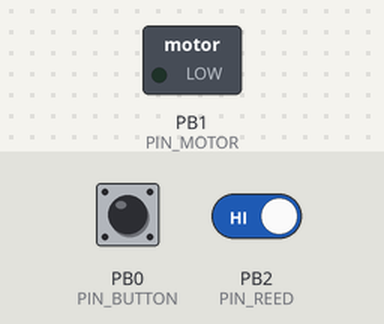
Bench run of a sketch on a simulated ATtiny85, built with avr-gcc and run on an emulated ATtiny85. Parts: switched loads named in the sketch (green lamp = pin HIGH). Inputs (shaded band) come from the test bench; at power-on: PB0 (PIN_BUTTON) HIGH, PB2 (PIN_REED) HIGH.

Above: at 1.2 s.
1.3 s: PB0 (PIN_BUTTON) pulled LOW for 0.15 s
At 2.1 s:
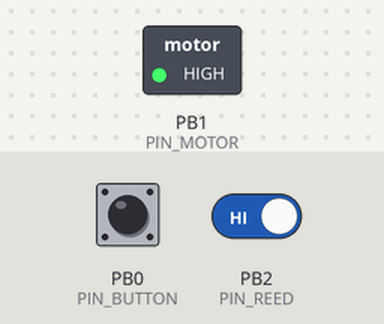
4.4 s: PB2 (PIN_REED) driven LOW
At 4.8 s:
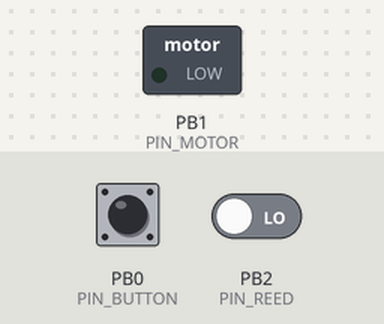
5.9 s: PB0 (PIN_BUTTON) pulled LOW for 1 s
At 8.0 s:
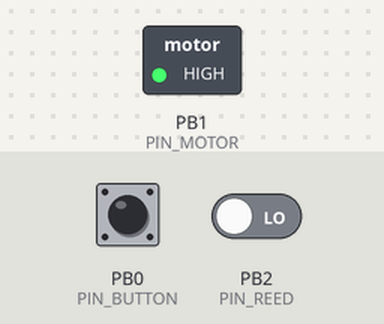
Timing chart, 0 to 9.5 s (numbered marks = the images above; inputs shaded):
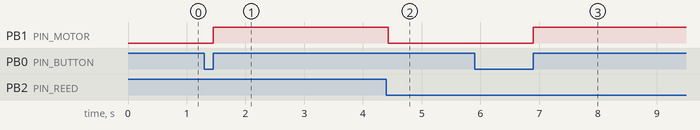

The sketch:

rev_time_test.ino
```cpp
// 1回転の所要時間を測るスケッチ
// ご飯アゲアゲ君 / Digispark (ATtiny85)
//
// ボタンを押すたびに、奇数回と偶数回で動作が切り替わる。
//
//   奇数回（1, 3, 5...）= 原点出し
//     磁石を検出する位置までスクリューを送る。最大 HOMING_MAX_MS。
//     既に検出位置にいる場合は何もしない（10回転の直後はこの状態）。
//
//   偶数回（2, 4, 6...）= 計測
//     REVS 回ぶん回して止まる。原点から始まり原点で終わるので、
//     押した瞬間から止まるまでの時間を REVS で割れば1回転の時間になる。
//
// 測り方:
//   1回目を押して原点出し。止まるのを待つ。
//   2回目を押すのと同時にストップウォッチ開始。
//   モーターが止まったらストップウォッチ停止。その秒数 ÷ REVS。
//
//   3回目以降も同じ手順で繰り返せる。何度か測って値が揃うか確認する。
//
// 注意:
//   パイプは空にしておく。REVS 回ぶんの餌が出る。
//   P1 はオンボードLEDと共用なので、回転中はLEDが点灯する。

const uint8_t PIN_MOTOR  = 1;
const uint8_t PIN_BUTTON = 0;
const uint8_t PIN_REED   = 2;

// 計測する回転数。多いほど平均の精度が上がる。
const uint8_t REVS = 10;

// 原点出しの上限。1回転より短くてよい。
// これを使い切った場合はリードが反応していない。
const uint32_t HOMING_MAX_MS = 5000;

// 計測の上限（全 REVS 回ぶんの合計）。
// リードが途中で反応しなくなった場合に止めるための保険。
const uint32_t MEASURE_MAX_MS = 120000;

// 磁石から離れた直後に再検出しないための不感帯。
// 1回転の時間より十分短く取る。
const uint32_t DEADBAND_MS = 1000;

// この時間ずっと LOW が続いた時だけ検出とみなす。
// RC時定数 5.1kΩ × 1µF = 5.1ms に対して余裕を取って 30ms。
const uint32_t REED_STABLE_MS = 30;

bool pressCount = false;  // false = 次は奇数回（原点出し）

bool reedDetected() {
  if (digitalRead(PIN_REED) == HIGH) {
    return false;
  }
  const uint32_t s = millis();
  while (millis() - s < REED_STABLE_MS) {
    if (digitalRead(PIN_REED) == HIGH) {
      return false;
    }
  }
  return true;
}

// 原点出し。磁石を検出する位置まで送る。
void homing() {
  if (reedDetected()) {
    return;  // 既に原点にいる
  }

  const uint32_t t0 = millis();
  digitalWrite(PIN_MOTOR, HIGH);

  while (!reedDetected()) {
    if (millis() - t0 >= HOMING_MAX_MS) {
      break;
    }
  }

  digitalWrite(PIN_MOTOR, LOW);
}

// REVS 回ぶん回して止まる。
void measure() {
  const uint32_t t0 = millis();
  digitalWrite(PIN_MOTOR, HIGH);

  // 原点の磁石から離れるまで待つ
  while (millis() - t0 < DEADBAND_MS) {
  }

  uint8_t count = 0;
  while (count < REVS) {
    if (millis() - t0 >= MEASURE_MAX_MS) {
      break;
    }

    if (reedDetected()) {
      count++;
      if (count >= REVS) {
        break;
      }
      // 次を数える前に、磁石が検出範囲から抜けるのを待つ
      while (digitalRead(PIN_REED) == LOW) {
        if (millis() - t0 >= MEASURE_MAX_MS) {
          break;
        }
      }
    }
  }

  digitalWrite(PIN_MOTOR, LOW);
}

void setup() {
  digitalWrite(PIN_MOTOR, LOW);
  pinMode(PIN_MOTOR, OUTPUT);
  pinMode(PIN_BUTTON, INPUT_PULLUP);
  pinMode(PIN_REED, INPUT_PULLUP);
}

void loop() {
  if (digitalRead(PIN_BUTTON) != LOW) {
    return;
  }

  // 押しっぱなしで連続始動しないよう、離されるまで待つ
  while (digitalRead(PIN_BUTTON) == LOW) {
  }

  if (!pressCount) {
    homing();
  } else {
    measure();
  }
  pressCount = !pressCount;
}
```

Measured:
- after the input at 1.3 s, PB1 (PIN_MOTOR): LOW → HIGH after 0.15 s
- after the input at 4.4 s, PB1 (PIN_MOTOR): HIGH → LOW at once
- after the input at 5.9 s, PB1 (PIN_MOTOR): LOW → HIGH after 1.0 s
